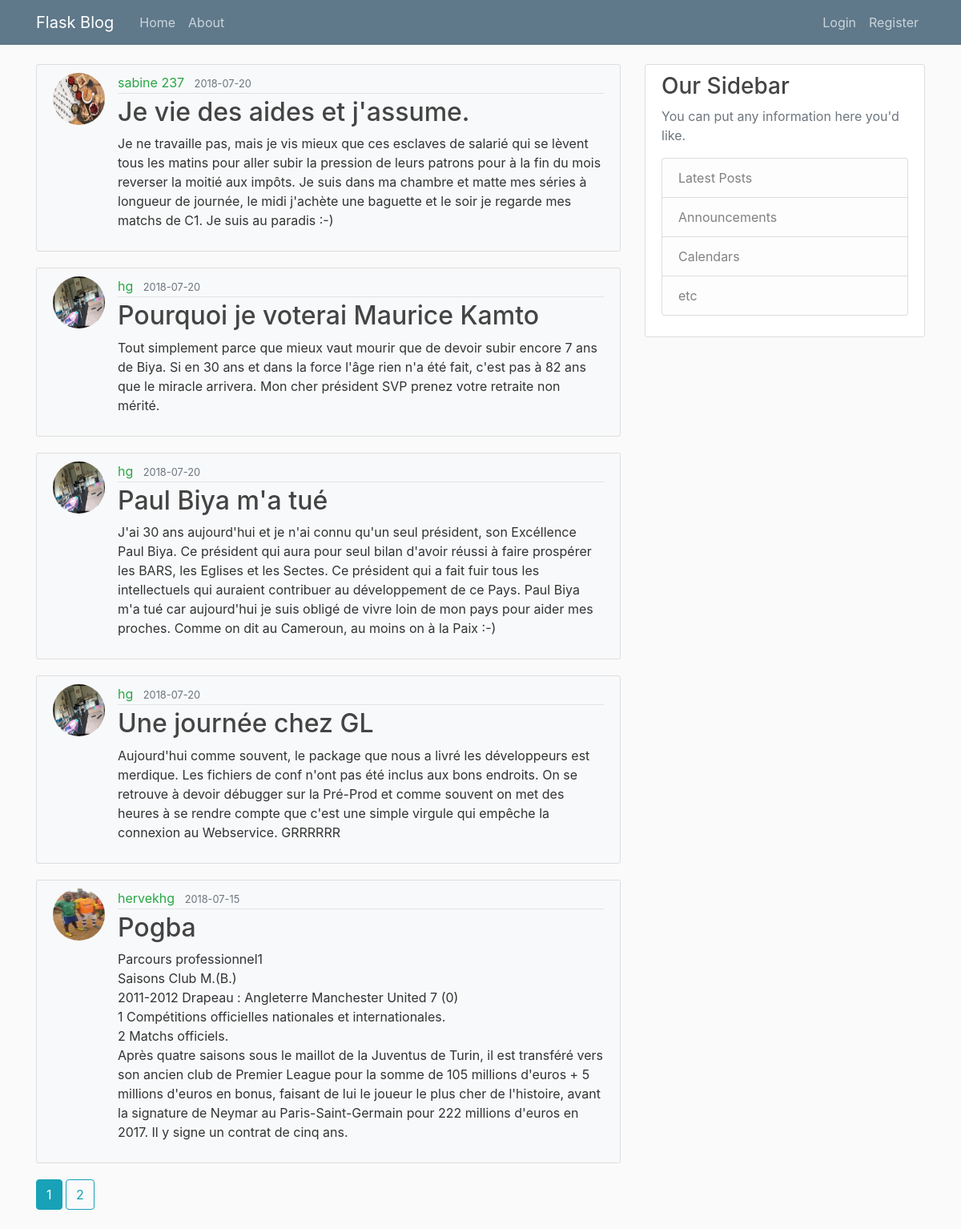
Page /home on the earlier database version.
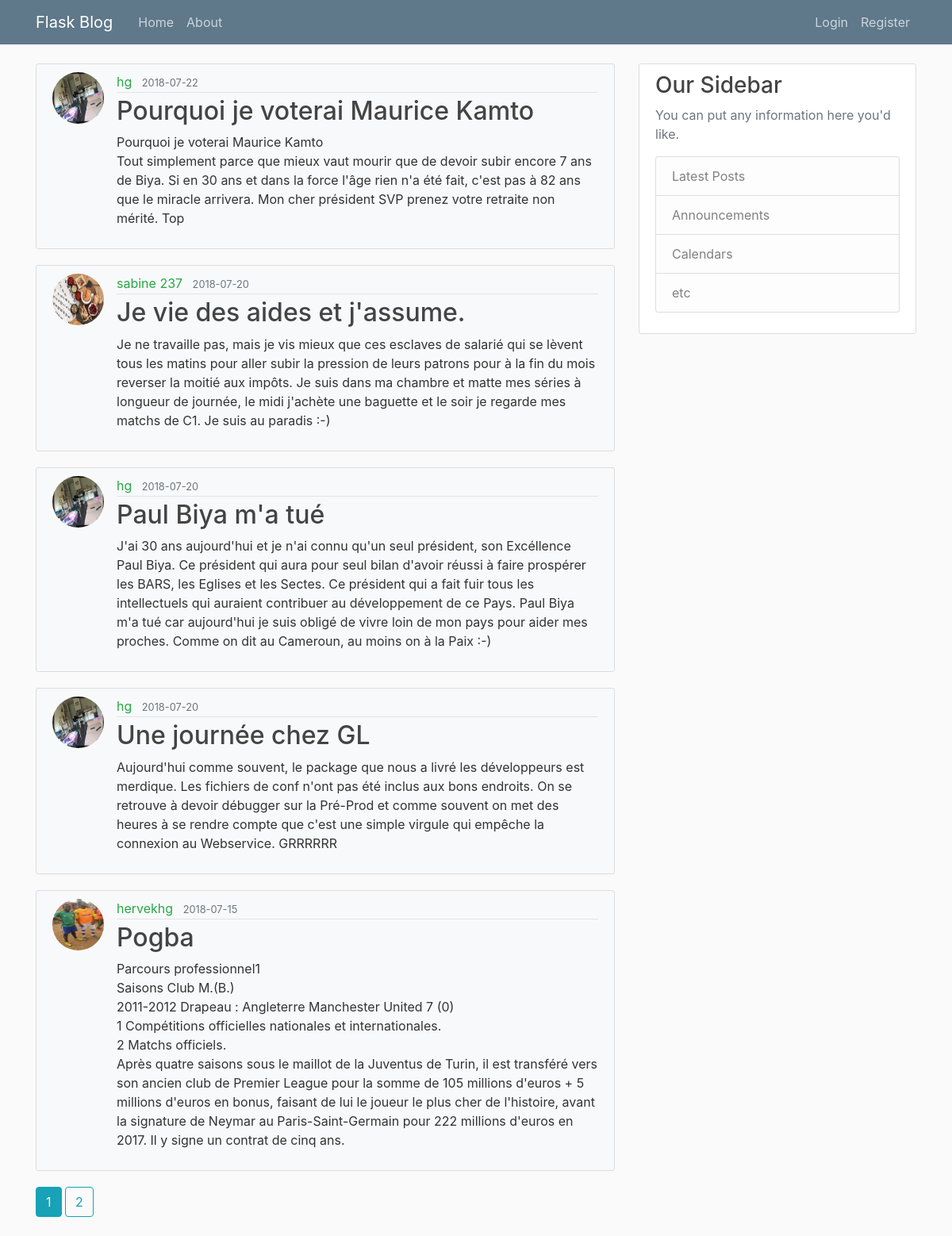
Same page on the later database version.
### flaskblog/models.py (models this page shows, shortened)
class Post(db.Model):
	id = db.Column(db.Integer,primary_key=True)
	title = db.Column(db.String(100), unique=True, nullable=False)
	date_posted = db.Column(db.DateTime(),nullable=False, default=datetime.now)
	content = db.Column(db.Text(1000), nullable=False)
	user_id = db.Column(db.Integer, db.ForeignKey('user.id'), nullable=False)

class User(db.Model, UserMixin):
	id = db.Column(db.Integer, primary_key=True)
	username = db.Column(db.String(20), unique=True, nullable=False)
	email = db.Column(db.String(120), unique=True, nullable=False)
	image_file = db.Column(db.String(20),nullable=False,default='default.jpg')
	password = db.Column(db.String(60),nullable=False)
	posts = db.relationship('Post', backref='author', lazy=True)

### flaskblog/main/routes.py (the view)
@main.route("/")
@main.route("/home")
def home():
    page = request.args.get('page', 1, type=int)
    posts = Post.query.order_by(Post.date_posted.desc()).paginate(page=page, per_page=5)
    return render_template('home.html', posts=posts)

### flaskblog/templates/home.html
{% extends "layout.html" %}
{% block content %}
    {% for post in posts.items %}
        <article class="media content-section bg-light">
          <img class="rounded-circle article-img" src="{{ url_for('static', filename='profile_pics/' + post.author.image_file) }}">
          <div class="media-body">
            <div class="article-metadata">
              <a class="mr-2 text-success" href="{{ url_for('users.user_posts', username=post.author.username) }}">{{ post.author.username }}</a>
              <small class="text-muted">{{ post.date_posted.strftime('%Y-%m-%d') }}</small>
            </div>
            <h2><a class="article-title" href="{{ url_for('posts.post', post_id=post.id) }}">{{ post.title }}</a></h2>
            <p class="article-content">{{ post.content }}</p>
          </div>
        </article>
    {% endfor %}
    {% for page_num in posts.iter_pages(left_edge=1, right_edge=1, left_current=1, right_current=2) %}
      {% if page_num %}
        {% if posts.page == page_num %}
          <a class="btn btn-info mb-4" href="{{ url_for('main.home', page=page_num) }}">{{ page_num }}</a>
        {% else %}
          <a class="btn btn-outline-info mb-4" href="{{ url_for('main.home', page=page_num) }}">{{ page_num }}</a>
        {% endif %}
      {% else %}
        ...
      {% endif %}
    {% endfor %}
{% endblock content %}

Differences in the rows shown:
removed Post: image_file (picture), author.username "hg", date_posted "2018-07-20", title "Pourquoi je voterai Maurice Kamto", content "Tout simplement parce que mieux vaut mourir que de devoir subir encore 7 ans de Biya. Si en 30 ans et dans la force l'âge rien n'a été fait, c'est pas à 82 ans que le miracle arrivera. Mon cher président SVP prenez votre retraite non mérité."
added Post: image_file (picture), author.username "hg", date_posted "2018-07-22", title "Pourquoi je voterai Maurice Kamto", content "Pourquoi je voterai Maurice Kamto Tout simplement parce que mieux vaut mourir que de devoir subir encore 7 ans de Biya. Si en 30 ans et dans la force l'âge rien n'a été fait, c'est pas à 82 ans que le miracle arrivera. Mon cher président SVP prenez votre retraite non mérité. Top"
